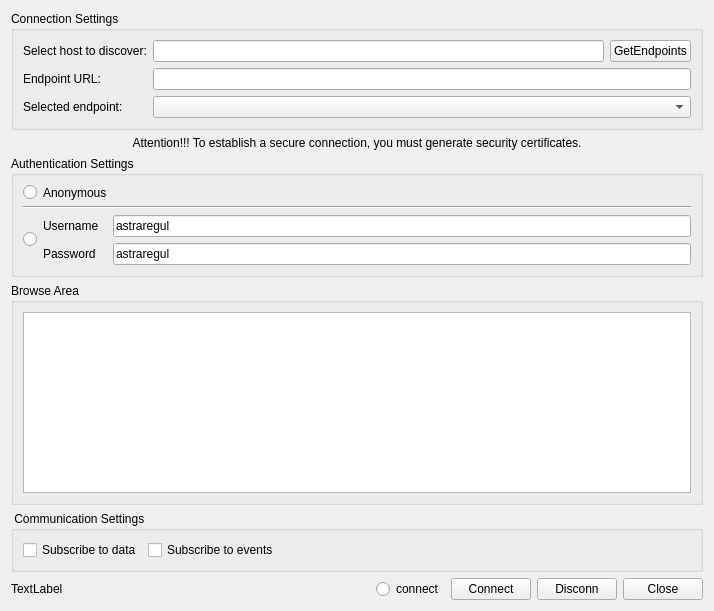
<?xml version="1.0" encoding="UTF-8"?>
<ui version="4.0">
 <class>UiOPCUA</class>
 <widget class="QWidget" name="UiOPCUA">
  <property name="geometry">
   <rect>
    <x>0</x>
    <y>0</y>
    <width>714</width>
    <height>611</height>
   </rect>
  </property>
  <property name="windowTitle">
   <string>Form</string>
  </property>
  <layout class="QVBoxLayout" name="verticalLayout">
   <item>
    <widget class="QGroupBox" name="groupBox_2">
     <property name="title">
      <string>Connection Settings</string>
     </property>
     <layout class="QGridLayout" name="gridLayout_3">
      <item row="0" column="0">
       <widget class="QLabel" name="label">
        <property name="text">
         <string>Select host to discover:</string>
        </property>
       </widget>
      </item>
      <item row="1" column="0">
       <widget class="QLabel" name="label_2">
        <property name="text">
         <string>Endpoint URL:</string>
        </property>
       </widget>
      </item>
      <item row="2" column="1" colspan="2">
       <widget class="QComboBox" name="cb_endpoint"/>
      </item>
      <item row="1" column="1" colspan="2">
       <widget class="QLineEdit" name="le_endpointURL"/>
      </item>
      <item row="0" column="2">
       <widget class="QPushButton" name="pb_getEndpoints">
        <property name="text">
         <string>GetEndpoints</string>
        </property>
       </widget>
      </item>
      <item row="0" column="1">
       <widget class="QLineEdit" name="le_serverURL">
        <property name="text">
         <string notr="true"/>
        </property>
       </widget>
      </item>
      <item row="2" column="0">
       <widget class="QLabel" name="label_3">
        <property name="text">
         <string>Selected endpoint:</string>
        </property>
       </widget>
      </item>
     </layout>
    </widget>
   </item>
   <item>
    <widget class="QLabel" name="label_info">
     <property name="layoutDirection">
      <enum>Qt::LayoutDirection::LeftToRight</enum>
     </property>
     <property name="text">
      <string>Attention!!! To establish a secure connection, you must generate security certificates.</string>
     </property>
     <property name="alignment">
      <set>Qt::AlignmentFlag::AlignCenter</set>
     </property>
    </widget>
   </item>
   <item>
    <widget class="QGroupBox" name="groupBox">
     <property name="title">
      <string>Authentication Settings</string>
     </property>
     <layout class="QGridLayout" name="gridLayout_2">
      <item row="3" column="1">
       <widget class="QLabel" name="label_5">
        <property name="text">
         <string>Password</string>
        </property>
       </widget>
      </item>
      <item row="3" column="2">
       <widget class="QLineEdit" name="le_pass">
        <property name="text">
         <string>astraregul</string>
        </property>
       </widget>
      </item>
      <item row="2" column="1">
       <widget class="QLabel" name="label_4">
        <property name="text">
         <string>Username</string>
        </property>
       </widget>
      </item>
      <item row="2" column="0" rowspan="2">
       <widget class="QRadioButton" name="rb_username">
        <property name="text">
         <string/>
        </property>
       </widget>
      </item>
      <item row="1" column="0" colspan="3">
       <widget class="Line" name="line">
        <property name="orientation">
         <enum>Qt::Orientation::Horizontal</enum>
        </property>
       </widget>
      </item>
      <item row="0" column="0">
       <widget class="QRadioButton" name="rb_anonymous">
        <property name="text">
         <string/>
        </property>
       </widget>
      </item>
      <item row="0" column="1">
       <widget class="QLabel" name="label_6">
        <property name="text">
         <string>Anonymous</string>
        </property>
       </widget>
      </item>
      <item row="2" column="2">
       <widget class="QLineEdit" name="le_username">
        <property name="text">
         <string>astraregul</string>
        </property>
       </widget>
      </item>
     </layout>
    </widget>
   </item>
   <item>
    <widget class="QGroupBox" name="groupBox_3">
     <property name="title">
      <string>Browse Area</string>
     </property>
     <layout class="QVBoxLayout" name="verticalLayout_2">
      <item>
       <widget class="QTreeView" name="treeView"/>
      </item>
     </layout>
    </widget>
   </item>
   <item>
    <widget class="QGroupBox" name="groupBox_4">
     <property name="title">
      <string> Communication Settings</string>
     </property>
     <layout class="QHBoxLayout" name="horizontalLayout_2">
      <item>
       <widget class="QCheckBox" name="chBox_subscribeToData">
        <property name="text">
         <string>Subscribe to data</string>
        </property>
       </widget>
      </item>
      <item>
       <widget class="QCheckBox" name="chBox_subscribeToEvents">
        <property name="text">
         <string>Subscribe to events</string>
        </property>
       </widget>
      </item>
      <item>
       <spacer name="horizontalSpacer_2">
        <property name="orientation">
         <enum>Qt::Orientation::Horizontal</enum>
        </property>
        <property name="sizeHint" stdset="0">
         <size>
          <width>40</width>
          <height>20</height>
         </size>
        </property>
       </spacer>
      </item>
     </layout>
    </widget>
   </item>
   <item>
    <layout class="QHBoxLayout" name="horizontalLayout">
     <item>
      <widget class="QLabel" name="label_logo">
       <property name="text">
        <string>TextLabel</string>
       </property>
      </widget>
     </item>
     <item>
      <spacer name="horizontalSpacer">
       <property name="orientation">
        <enum>Qt::Orientation::Horizontal</enum>
       </property>
       <property name="sizeHint" stdset="0">
        <size>
         <width>40</width>
         <height>20</height>
        </size>
       </property>
      </spacer>
     </item>
     <item>
      <widget class="QRadioButton" name="rb_connect">
       <property name="text">
        <string>connect</string>
       </property>
      </widget>
     </item>
     <item>
      <widget class="QPushButton" name="pb_connect">
       <property name="text">
        <string>Connect</string>
       </property>
      </widget>
     </item>
     <item>
      <widget class="QPushButton" name="pb_disconnect">
       <property name="text">
        <string>Disconn</string>
       </property>
      </widget>
     </item>
     <item>
      <widget class="QPushButton" name="pb_close">
       <property name="text">
        <string>Close</string>
       </property>
      </widget>
     </item>
    </layout>
   </item>
  </layout>
 </widget>
 <resources/>
 <connections/>
</ui>
